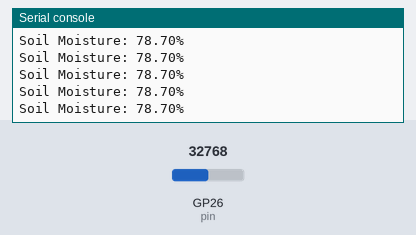
The program below on a simulated Raspberry Pi Pico running MicroPython. Shown: the last lines printed to the serial console. Inputs (shaded band) come from the test bench; at power-on: GP26 (pin) = 32768 (analog values on the 0–65535 scale).

Above: at 3.2 s.
3.3 s: GP26 (pin) set to 25399
At 3.31 s:
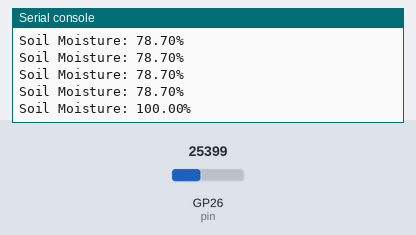
4.8 s: GP26 (pin) set to 26709
At 4.82 s:
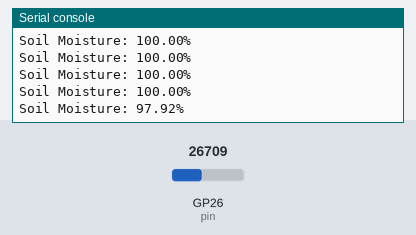
Timing chart, 0 to 7.8 s (numbered marks = the images above; inputs shaded):
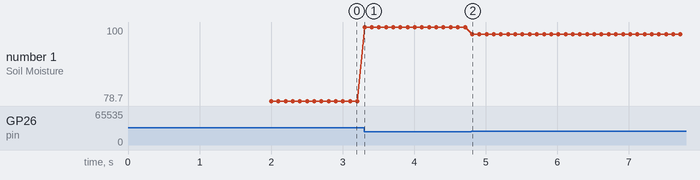

Measured:
- after the input at 3.3 s, the serial console: prints a new line at once (image 1)
- after the input at 4.8 s, the serial console: prints a new line at once (image 2)
- plotted number 1: 78.7 → 100 after the input at 3.3 s, 100 → 97.92 after the input at 4.8 s

The program:

main.py
```python
import utime

from lib.capacitive_soil_moisture_sensor_sensor import CapacitiveSoilMoistureSensor

sensor_controller = CapacitiveSoilMoistureSensor(pin=26)

# Main program
print("Sensor warming up...")
utime.sleep(2)  # Give the sensor 2 seconds to stabilize after power-on
show_raw = False

while True:
    moisture, raw_value = sensor_controller.read_moisture()

    if show_raw:
        print(f"Sensor value: {raw_value}")
    else:
        print(f"Soil Moisture: {moisture:.2f}%")
    utime.sleep(0.1)  # Wait for 100ms before reading again
```

capacitive_soil_moisture_sensor_sensor.py
```python
from machine import ADC, Pin


class CapacitiveSoilMoistureSensor:
    def __init__(self, pin, max_value=57582, min_value=26054):
        self.soil_sensor = ADC(Pin(pin))

        # Initial Calibration
        self.max_value = max_value  # 100% Dry. No soil or water around.
        self.min_value = min_value  # 100% Wet. Dipped into a cup of water.

    def read_moisture(self):
        # Read the raw analog value
        raw_value = self.soil_sensor.read_u16()

        moisture_percentage = (self.max_value - raw_value) / (self.max_value - self.min_value) * 100
        moisture_percentage = max(0, min(100, moisture_percentage))  # Clamp value between 0 and 100

        return moisture_percentage, raw_value

    def calibrate(self, max_value=None, min_value=None):
        if max_value is not None:
            self.max_value = max_value
        if min_value is not None:
            self.min_value = min_value
```
